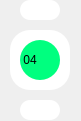
     <widget class="QWidget" name="widget_21" native="true">
      <property name="geometry">
       <rect>
        <x>10</x>
        <y>310</y>
        <width>81</width>
        <height>121</height>
       </rect>
      </property>
      <property name="styleSheet">
       <string notr="true">QPushButton{
	background-color: rgb(255, 255, 255);
	border-radius:20px;
}

QPushButton:focus{
	background-color: rgb(0, 170, 255);
}</string>
      </property>
      <widget class="QLabel" name="chair41">
       <property name="geometry">
        <rect>
         <x>20</x>
         <y>0</y>
         <width>40</width>
         <height>20</height>
        </rect>
       </property>
       <property name="styleSheet">
        <string notr="true">border-radius:10px;
background-color: rgb(255, 255, 255);</string>
       </property>
       <property name="text">
        <string/>
       </property>
      </widget>
      <widget class="QPushButton" name="table4_bt">
       <property name="geometry">
        <rect>
         <x>10</x>
         <y>30</y>
         <width>60</width>
         <height>60</height>
        </rect>
       </property>
       <property name="text">
        <string/>
       </property>
      </widget>
      <widget class="QLabel" name="chair42">
       <property name="geometry">
        <rect>
         <x>20</x>
         <y>100</y>
         <width>40</width>
         <height>20</height>
        </rect>
       </property>
       <property name="styleSheet">
        <string notr="true">border-radius:10px;
background-color: rgb(255, 255, 255);</string>
       </property>
       <property name="text">
        <string/>
       </property>
      </widget>
      <widget class="QLabel" name="label_54">
       <property name="geometry">
        <rect>
         <x>20</x>
         <y>40</y>
         <width>40</width>
         <height>40</height>
        </rect>
       </property>
       <property name="styleSheet">
        <string notr="true">border-radius:20px;
background-color: rgb(0, 255, 127);
border-color:1px rgb(230, 230, 230);
font:20px &quot;楷体&quot;;
</string>
       </property>
       <property name="text">
        <string> 04</string>
       </property>
      </widget>
     </widget>
